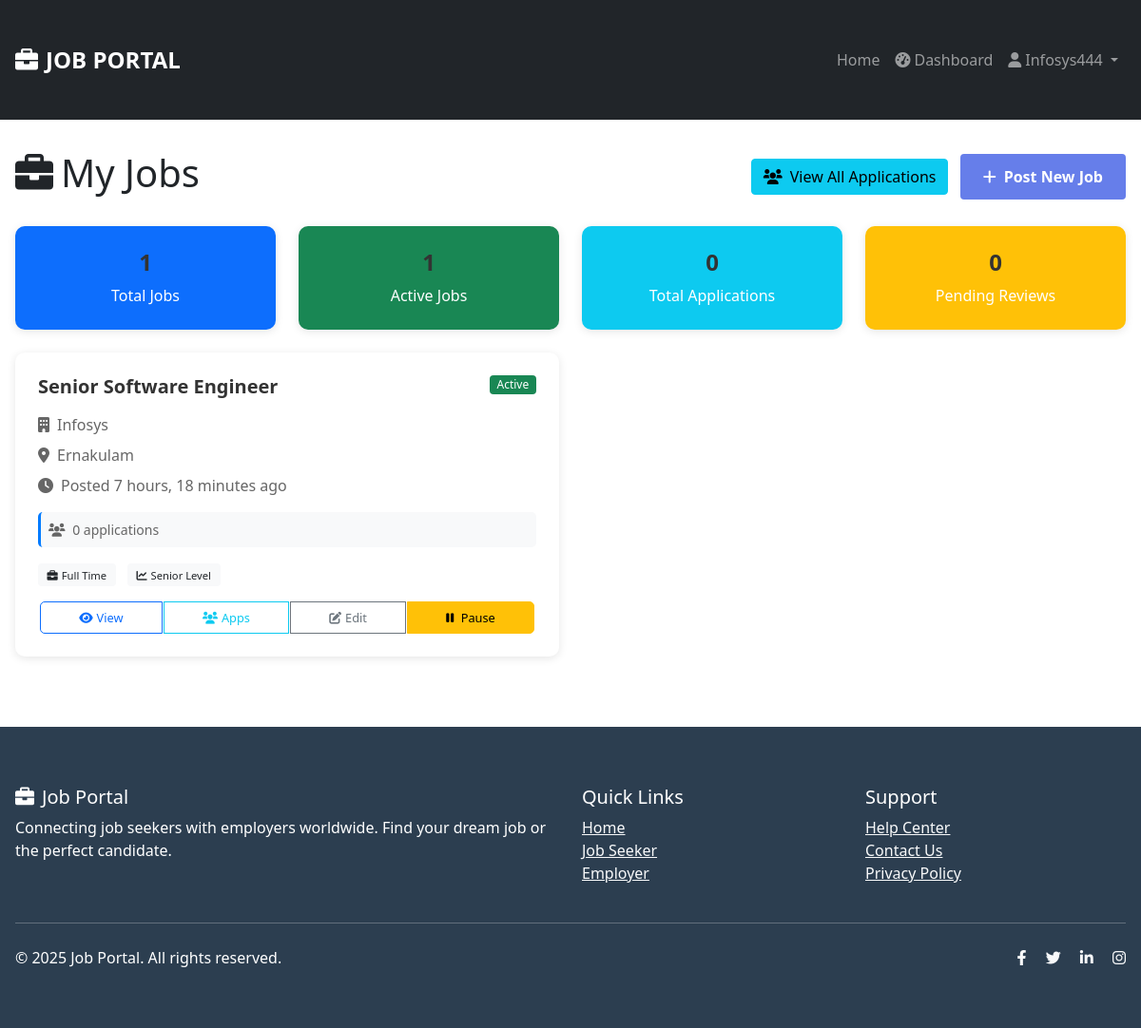
The app's page /jobs/my-jobs/ (signed in), older data.
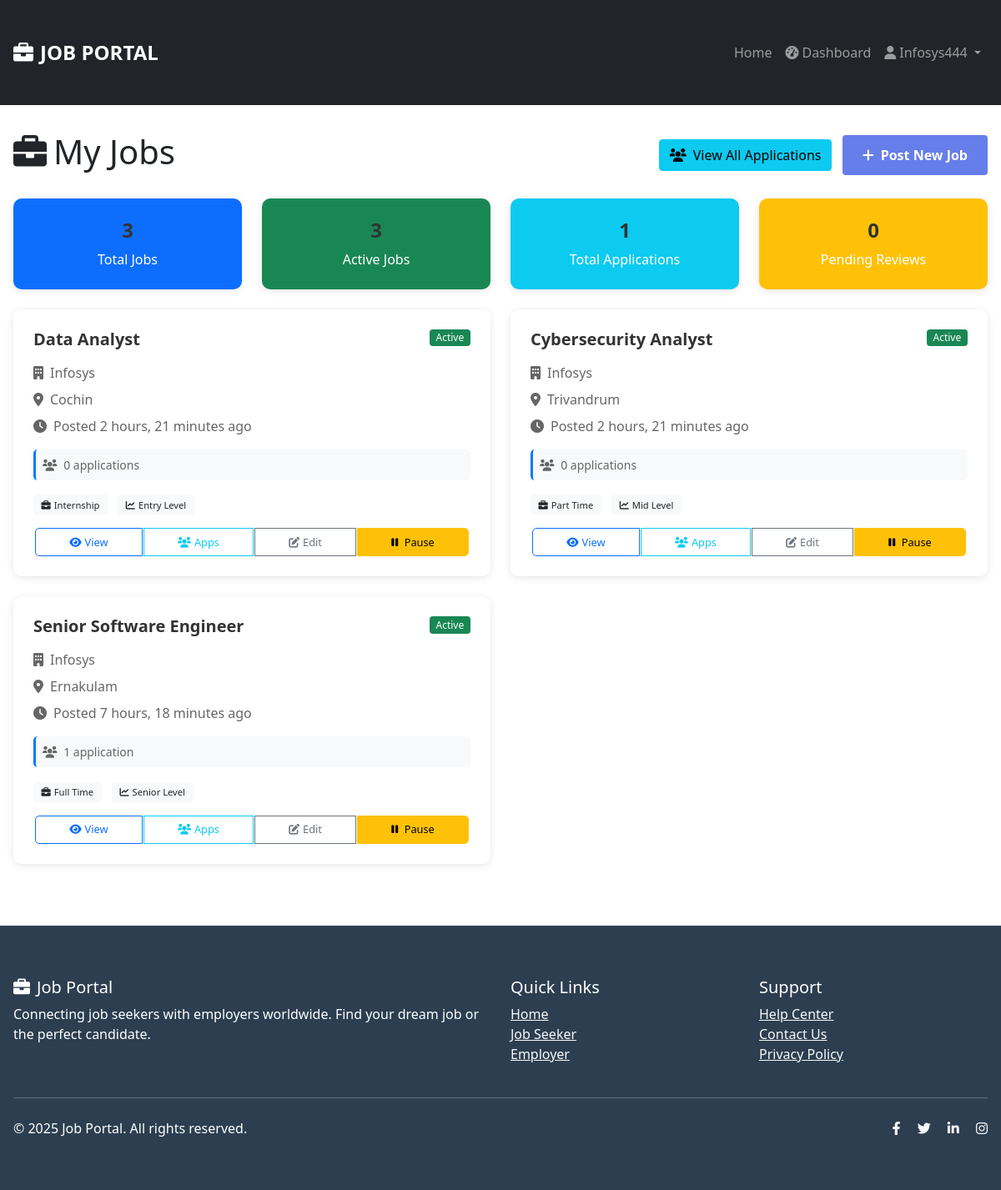
The same page, newer data.
### jobs/models.py (models this page shows, shortened)
class Job(models.Model):
    JOB_TYPE_CHOICES = (
        ('full_time', 'Full Time'),
        ('part_time', 'Part Time'),
        ('contract', 'Contract'),
        ('internship', 'Internship'),
        ('remote', 'Remote'),
    )
    EXPERIENCE_LEVEL_CHOICES = (
        ('entry', 'Entry Level'),
        ('mid', 'Mid Level'),
        ('senior', 'Senior Level'),
    )
    employer = models.ForeignKey('users.Employer', on_delete=models.CASCADE)  # Use string reference
    title = models.CharField(max_length=200)
    department = models.CharField(max_length=100)
    location = models.CharField(max_length=100)
    job_type = models.CharField(max_length=20, choices=JOB_TYPE_CHOICES)
    experience_level = models.CharField(max_length=20, choices=EXPERIENCE_LEVEL_CHOICES)
    salary = models.CharField(max_length=100, blank=True)
    description = models.TextField()
    requirements = models.TextField()
    is_active = models.BooleanField(default=True)
    created_at = models.DateTimeField(auto_now_add=True)
    class Meta:
        ordering = ['-created_at']

### users/models.py (models this page shows, shortened)
class Employer(models.Model):
    user = models.OneToOneField(User, on_delete=models.CASCADE)
    company_name = models.CharField(max_length=100)
    contact_person = models.CharField(max_length=100)
    phone = models.CharField(max_length=15)
    company_address = models.TextField()
    is_verified = models.BooleanField(default=False)
    created_at = models.DateTimeField(default=timezone.now)

### jobs/views.py (the view)
# urls.py: path('my-jobs/', views.my_jobs, name='my_jobs'),
@login_required
def my_jobs(request):
    if not hasattr(request.user, 'employer'):
        messages.error(request, 'Only employers can view their jobs.')
        return redirect('dashboard')
    jobs = Job.objects.filter(employer=request.user.employer).order_by('-created_at')
    total_jobs = jobs.count()
    active_jobs = jobs.filter(is_active=True).count()
    total_applications = 0
    pending_applications = 0
    for job in jobs:
        job.application_count = Application.objects.filter(job=job).count()
        job.pending_count = Application.objects.filter(job=job, status='applied').count()
        total_applications += job.application_count
        pending_applications += job.pending_count
    context = {
        'jobs': jobs,
        'total_jobs': total_jobs,
        'active_jobs': active_jobs,
        'total_applications': total_applications,
        'pending_applications': pending_applications,
    }
    return render(request, 'jobs/my_jobs.html', context)

### templates/jobs/my_jobs.html (shortened to what the changed rows need)
{% extends 'base.html' %}
{% block content %}
<div class="container">
    <div class="d-flex justify-content-between align-items-center mb-4">
        <h1><i class="fas fa-briefcase me-2"></i>My Jobs</h1>
    </div>
    <div class="row mb-4">
        <div class="col-md-3">
            <div class="card bg-primary text-white">
                <div class="card-body text-center">
                    <h4 class="card-title">{{ total_jobs }}</h4>
                    <p class="card-text">Total Jobs</p>
                </div>
            </div>
        </div>
        <div class="col-md-3">
            <div class="card bg-success text-white">
                <div class="card-body text-center">
                    <h4 class="card-title">{{ active_jobs }}</h4>
                    <p class="card-text">Active Jobs</p>
                </div>
            </div>
        </div>
        <div class="col-md-3">
            <div class="card bg-info text-white">
                <div class="card-body text-center">
                    <h4 class="card-title">{{ total_applications }}</h4>
                    <p class="card-text">Total Applications</p>
                </div>
            </div>
        </div>
    </div>
    {% if jobs %}
    <div class="row">
        {% for job in jobs %}
        <div class="col-md-6 mb-4">
            <div class="card h-100">
                <div class="card-body">
                    <div class="d-flex justify-content-between align-items-start mb-3">
                        <h5 class="card-title">{{ job.title }}</h5>
                        <span class="badge {% if job.is_active %}bg-success{% else %}bg-secondary{% endif %}">
                            {% if job.is_active %}Active{% else %}Inactive{% endif %}
                        </span>
                    </div>
                    <p class="card-text text-muted mb-2">
                        <i class="fas fa-building me-2"></i>{{ job.employer.company_name }}
                    </p>
                    <p class="card-text text-muted mb-2">
                        <i class="fas fa-map-marker-alt me-2"></i>{{ job.location }}
                    </p>
                    <p class="card-text text-muted mb-3">
                        <i class="fas fa-clock me-2"></i>Posted {{ job.created_at|timesince }} ago
                    </p>
                    <div class="application-stats mb-3">
                        <div class="d-flex justify-content-between">
                            <small class="text-muted">
                                <i class="fas fa-users me-1"></i>
                                {{ job.application_count }} application{{ job.application_count|pluralize }}
                            </small>
                        </div>
                    </div>
                    <div class="job-meta mb-3">
                        <span class="badge bg-light text-dark me-2">
                            <i class="fas fa-briefcase me-1"></i>{{ job.get_job_type_display }}
                        </span>
                        <span class="badge bg-light text-dark">
                            <i class="fas fa-chart-line me-1"></i>{{ job.get_experience_level_display }}
                        </span>
                    </div>
                    <div class="job-actions">
                        <div class="btn-group w-100" role="group">
                            <a href="{% url 'job_detail' job.id %}" class="btn btn-outline-primary btn-sm" title="View Job">
                                <i class="fas fa-eye me-1"></i>View
                            </a>
                            <a href="{% url 'employer_job_applications' job.id %}" class="btn btn-outline-info btn-sm" title="View Applications">
                                <i class="fas fa-users me-1"></i>Apps
                            </a>
                            <a href="{% url 'edit_job' job.id %}" class="btn btn-outline-secondary btn-sm" title="Edit Job">
                                <i class="fas fa-edit me-1"></i>Edit
                            </a>
                            <a href="{% url 'toggle_job_status' job.id %}" class="btn btn-sm {% if job.is_active %}btn-warning{% else %}btn-success{% endif %}" title="{% if job.is_active %}Pause Job{% else %}Activate Job{% endif %}">
                                <i class="fas {% if job.is_active %}fa-pause{% else %}fa-play{% endif %} me-1"></i>
                                {% if job.is_active %}Pause{% else %}Activate{% endif %}
                            </a>
                        </div>
                    </div>
                </div>
            </div>
        </div>
        {% endfor %}
    </div>
    {% endif %}
</div>
{% endblock %}

Row changes from the older to the newer data that the page shows:
added Job: title "Data Analyst", is_active "Active", employer.company_name "Infosys", location "Cochin", created_at "2 hours, 21 minutes", application_count "0", job_type "Internship", experience_level "Entry Level"
added Job: title "Cybersecurity Analyst", is_active "Active", employer.company_name "Infosys", location "Trivandrum", created_at "2 hours, 21 minutes", application_count "0", job_type "Part Time", experience_level "Mid Level"
computed for Job "Senior Software Engineer": application_count "0" → "1"
Text that changed along with them:
{{ total_jobs }}: "1" → "3"
{{ active_jobs }}: "1" → "3"
{{ total_applications }}: "0" → "1"
